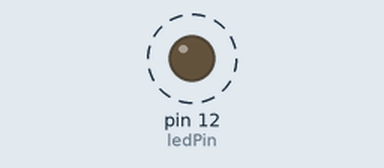
Simulated run of this program. Board: Raspberry Pi (header pin numbers). Parts: output pins drawn as LEDs (lit = HIGH). Dashed ring = blinking.

Above: at 0.5 s.
Timing chart, 0 to 4.6 s (numbered marks = the images above):
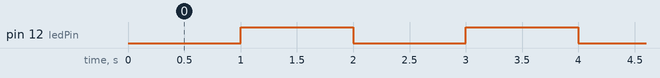

Measured:
- by itself, pin 12 (ledPin): alternates HIGH for 1.0 s and LOW for 1.0 s

The program:

Basic_LED_Blink.py
```python
# Blink LED

import RPi.GPIO as GPIO
import time

GPIO.setmode(GPIO.BOARD)

ledPin = 12

GPIO.setup(ledPin,GPIO.OUT)

try:
    while True:
        GPIO.output(ledPin,0)
        time.sleep(1)
        GPIO.output(ledPin,1)
        time.sleep(1)
except KeyboardInterrupt:
    GPIO.cleanup()
```
